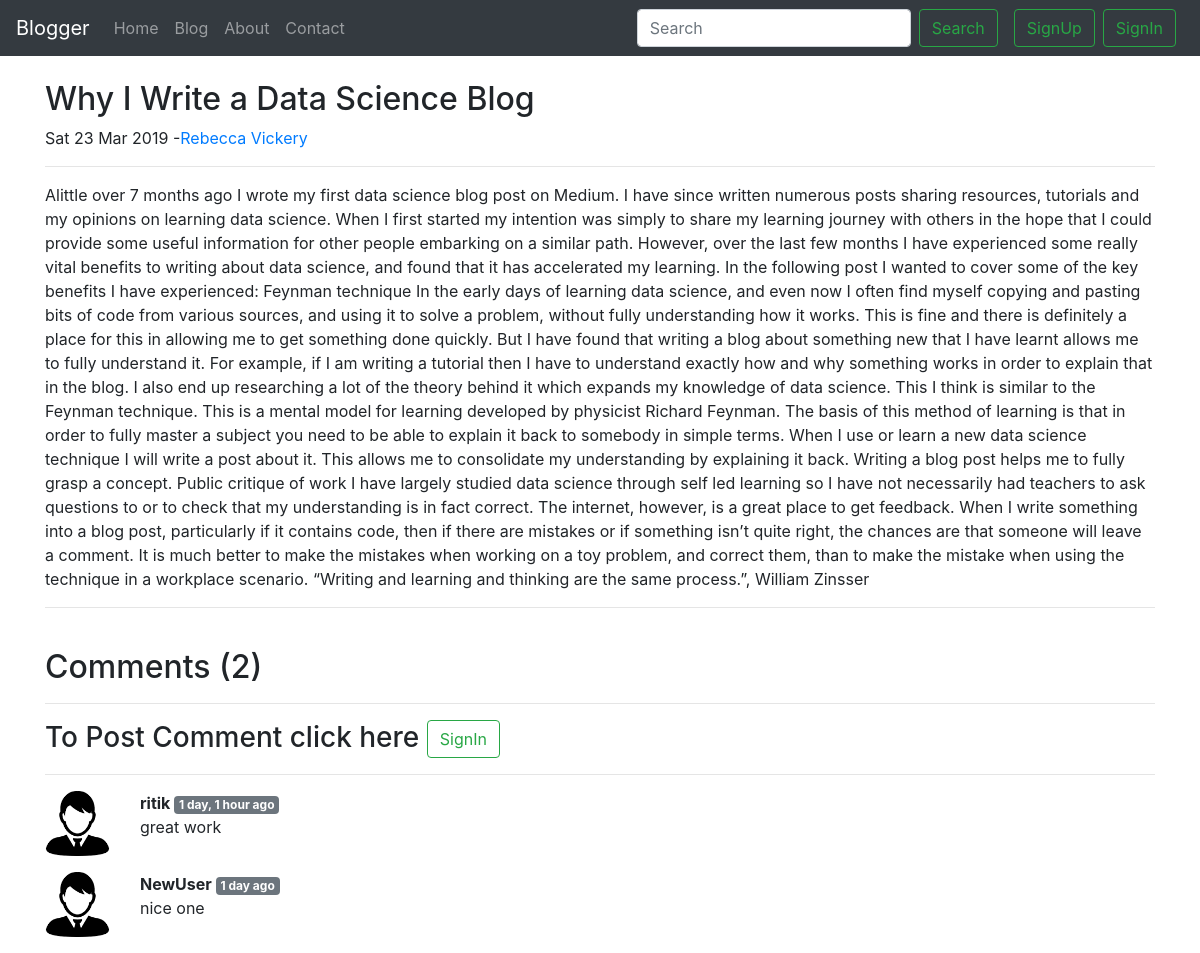
Before: /blog/Why I Write a Data Science Blog/ with the older database file.
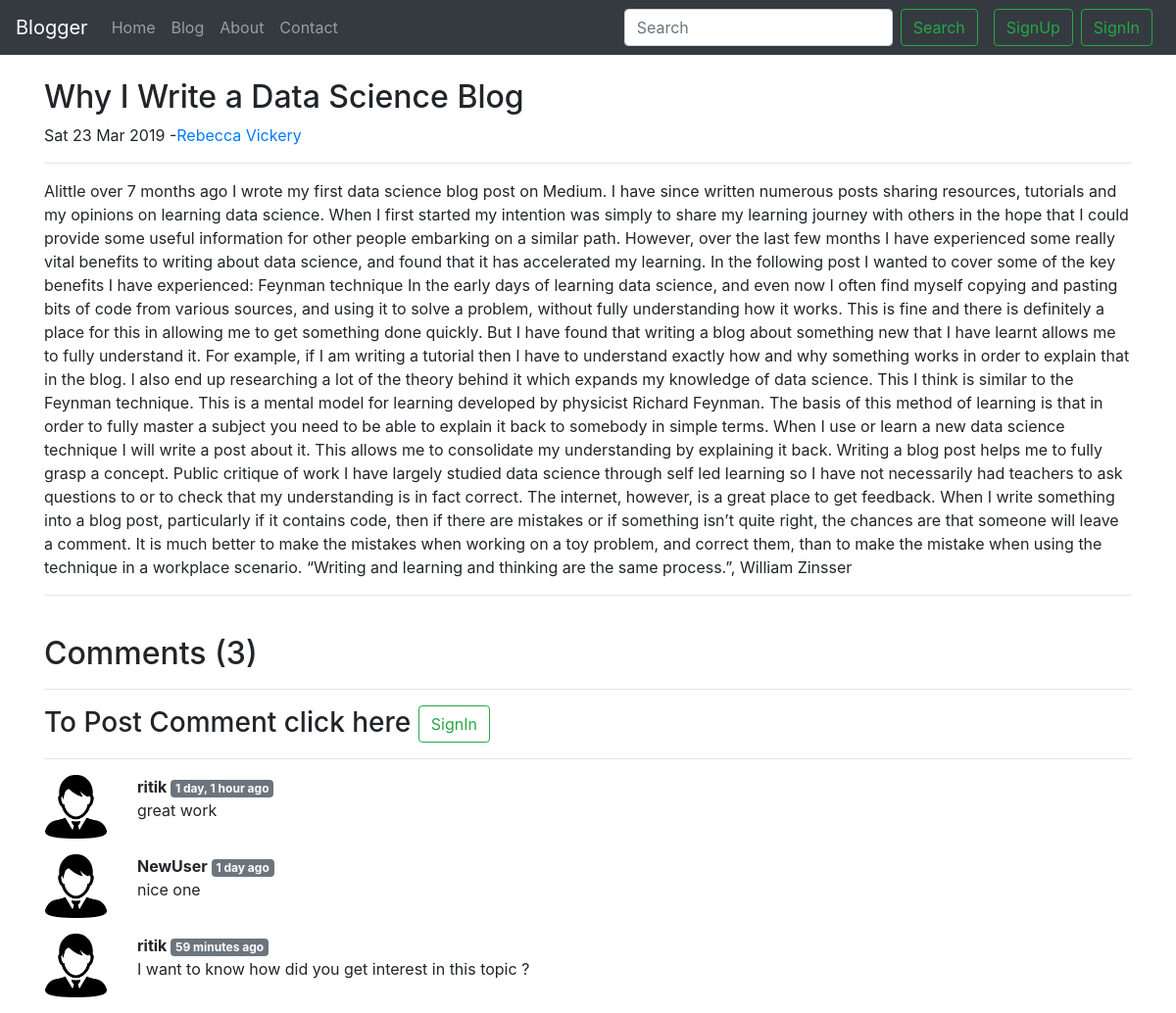
After: the same page with the newer database file.
### blog/models.py (models this page shows, shortened)
class Post(models.Model):
    sno = models.AutoField(primary_key=True)
    title = models.CharField(max_length=250)
    content = models.TextField()
    author = models.CharField(max_length=20)
    slug = models.CharField(max_length=130, default='Anonymous')
    timeStamp = models.DateTimeField(blank=True)
    def __str__(self):
        return 'by: '+self.author

class BlogComment(models.Model):
    sno = models.AutoField(primary_key=True)
    comment = models.TextField()
    user = models.ForeignKey(User, on_delete=models.CASCADE)
    post = models.ForeignKey(Post, on_delete=models.CASCADE)
    parent = models.ForeignKey('self', on_delete=models.CASCADE, null=True)
    timestamp = models.DateTimeField(default=now)

### blog/views.py (the view)
# urls.py: path('<str:slug>/', views.blogPost, name="blogPost"),
def blogPost(request, slug):
    post = Post.objects.filter(slug=slug).first()
    comments = BlogComment.objects.filter(post=post)
    print(post)
    context = {'post': post, 'comments': comments}
    return render(request, 'blog/blogPost.html', context)

### templates/blog/blogPost.html (shortened to what this page needs)
{% extends 'base.html'%}
{% load static %}
{% load humanize %}
{% block body %}
<div class="container">
  <div class="row my-4">
    <div class="col blog-main">
      <div class="blog-post">
        <h2 class="blog-post-title">{{post.title}}</h2>
        <p class="blog-post-meta">{{post.timeStamp|date:"D d M Y"}} -<a href="/about">{{post.author}}</a></p>
        <hr>
        <p>{{post.content}}</p>
        <hr>
      </div>
    </div>
  </div>
</div>
<div class="container">
  <h2>Comments ({{comments.count}})</h2>
  <div class="my-2">
    {% if user.is_authenticated %}
    <form action="/blog/postComment/" method="POST">
      {% csrf_token %}
      <div class="form-group">
        <label for="comment">Post Comment</label>
        <input type="text" class="form-control" name="comment" id="comment" placeholder="enter comment here">
      </div>
      <input type="hidden" name="postSno" value="{{post.sno}}">
      <button type="submit" class="btn btn-primary">Submit</button>
    </form>
    {% else %}
    <hr>
    <h3>To Post Comment click here <button type="button" class="btn btn-outline-success my-2 mr-2 my-sm-0"
        data-toggle="modal" data-target="#signinModal">
        SignIn
      </button> </h3>
    <hr>
    {% endif %}
  </div>
  {% for comment in comments%}
  <div class="row my-3">
    <div class="col-1"><img class="rounded mx-auto d-block w-100" src="/static/blog/user1.png" alt="user"></div>
    <div class="col-11">
      <b>{{comment.user.username}} <span class="badge badge-secondary">{{comment.timestamp | naturaltime}}</span> </b>
      <div>
        {{comment.comment}}
      </div>
    </div>
  </div>
  {% endfor %}
</div>
{% endblock body %}

### templates/base.html (shortened to what this page needs)
<!DOCTYPE html>
<html lang="en">
<head>
    <link rel="stylesheet" href="https://stackpath.bootstrapcdn.com/bootstrap/4.5.0/css/bootstrap.min.css"
 />
</head>
<body>
    <nav class="navbar navbar-expand-lg navbar-dark bg-dark">
        <a class="navbar-brand" href="/">Blogger</a>
        <div class="collapse navbar-collapse" id="navbarSupportedContent">
            <ul class="navbar-nav mr-auto">
                <li class="nav-item {% block homeactive %}
                {% endblock homeactive %} ">
                    <a class="nav-link" href="/">Home <span class="sr-only">(current)</span></a>
                </li>
                <li class="nav-item {% block blogactive %}
                    {% endblock blogactive %}">
                    <a class="nav-link " href="/blog">Blog</a>
                </li>
                <li class="nav-item {% block aboutactive %}
                    {% endblock aboutactive %} ">
                    <a class="nav-link" href="/about">About</a>
                </li>
                <li class="nav-item {% block contactactive %}
                {% endblock contactactive %} ">
                    <a class="nav-link" href="/contact">Contact</a>
                </li>
            </ul>
            <form method="GET" action="/search/" class="form-inline my-2 my-lg-0">
                <input class="form-control mr-sm-2" type="search" placeholder="Search" aria-label="Search" name="query"
                    id="query" />
                <button class="btn btn-outline-success my-2 my-sm-0 mr-2" type="submit">
                    Search
                </button>
                {% if user.is_authenticated %}
                <ul class="navbar-nav mr-auto">
                    <li class="nav-item dropdown">
                        <a class="nav-link dropdown-toggle" href="#" id="navbarDropdown" role="button"
                            data-toggle="dropdown" aria-haspopup="true" aria-expanded="false">
                            Welcome! {{user.username}}
                        </a>
                        <div class="dropdown-menu" aria-labelledby="navbarDropdown">
                            <a class="dropdown-item" href="/logout">LogOut</a>
                        </div>
                    </li>
                </ul>
                {% else %}
                <button type="button" class="btn btn-outline-success my-2 mx-2 my-sm-0" data-toggle="modal"
                    data-target="#signupModal">
                    SignUp
                </button>
                <button type="button" class="btn btn-outline-success my-2 mr-2 my-sm-0" data-toggle="modal"
                    data-target="#signinModal">
                    SignIn
                </button>
                {% endif %}
            </form>
        </div>
    </nav>
    {% block body %}
    {%endblock%}
</body>
</html>

Changed rows visible on the page:
added BlogComment: user.username "ritik", timestamp "59 minutes ago", comment "I want to know how did you get interest in this topic ?"
Other visible differences:
{{ comments.count }}: "2" → "3"
